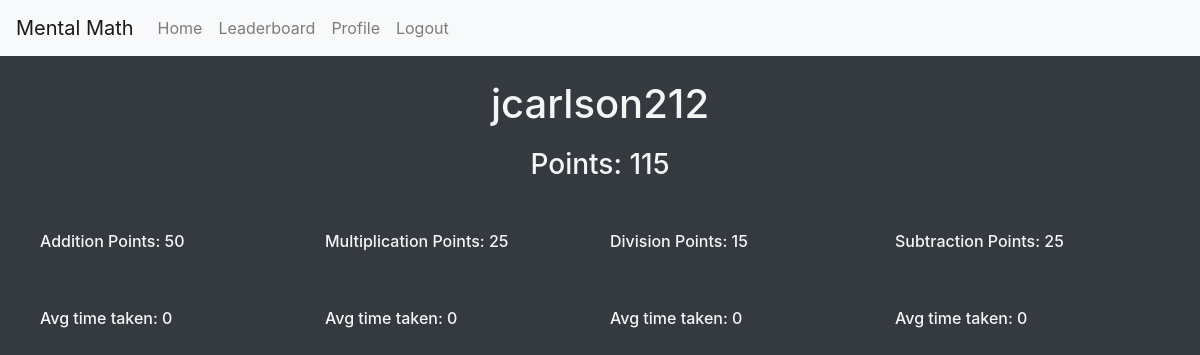
Page /MentalMathWebsite/profile (signed in) on the committed database.
### MentalMathWebsite/models.py (models this page shows)
class User(AbstractUser):
    username = models.CharField(max_length=30, unique=True)
    password = models.CharField(max_length=30)
    email = models.EmailField(max_length=30, unique=True)
    points = models.IntegerField(default=0)
    multiplication = models.IntegerField(default=0)
    addition = models.IntegerField(default=0)
    subtraction = models.IntegerField(default=0)
    division = models.IntegerField(default=0)

### MentalMathWebsite/views.py (the view)
# urls.py: path("profile", views.profile, name="profile"),
def profile(request):
    if request.user.is_authenticated:
        user = User.objects.get(username=request.user.username)
        submissions = Submission.objects.filter(user=user)
        addition_avg_succ_resp_time = 0
        count = 0
        for sub in submissions:
            if sub.typeOfProblem == "+" and sub.isCorrect == True:
                addition_avg_succ_resp_time = (addition_avg_succ_resp_time*count / (count + 1.0)) + (sub.timeToFinish / (count + 1.0))
                count = count + 1
        subtraction_avg_succ_resp_time = 0
        count = 0
        for sub in submissions:
            if sub.typeOfProblem == "-" and sub.isCorrect == True:
                subtraction_avg_succ_resp_time = (subtraction_avg_succ_resp_time*count / (count + 1.0)) + (sub.timeToFinish / (count + 1.0))
                count = count + 1
        multiplication_avg_succ_resp_time = 0
        count = 0
        for sub in submissions:
            if sub.typeOfProblem == "*" and sub.isCorrect == True:
                multiplication_avg_succ_resp_time = (multiplication_avg_succ_resp_time*count / (count + 1.0)) + (sub.timeToFinish / (count + 1.0))
                count = count + 1
        division_avg_succ_resp_time = 0
        count = 0
        for sub in submissions:
            if sub.typeOfProblem == "/" and sub.isCorrect == True:
                division_avg_succ_resp_time = (division_avg_succ_resp_time*count / (count + 1.0)) + (sub.timeToFinish / (count + 1.0))
                count = count + 1
        return render(request, "MentalMathWebsite/profile.html", {
            "addition_avg_succ_resp_time": addition_avg_succ_resp_time,
            "subtraction_avg_succ_resp_time": subtraction_avg_succ_resp_time,
            "multiplication_avg_succ_resp_time": multiplication_avg_succ_resp_time,
            "division_avg_succ_resp_time": division_avg_succ_resp_time
        })
    else:
        return HttpResponse("Please log in")

### MentalMathWebsite/templates/MentalMathWebsite/profile.html (shortened to what this page needs)
{% extends 'MentalMathWebsite/layout.html' %}
{% block content %}
<div class="bg-dark d-flex flex-column flex-grow-1" style="height: 100%; color: whitesmoke;">
    <div class="container text-center my-4 ">
        <h1>{{ user.username }}</h1>
        <h3 style="margin-top: 20px;">Points: {{ user.points }}</h2>
        <div class="row" style="margin-top: 50px;">
            <div class="col" style="margin-left: 10px; margin-right: 10px;">
                <div class="row">
                    <h6>Addition Points: {{ user.addition }}</h5>
                </div>
                <div class="row" style="margin-top: 50px;">
                    <h6>Avg time taken: {{ addition_avg_succ_resp_time }}</h5>
                </div>
            </div>
            <div class="col" style="margin-left: 10px; margin-right: 10px;">
                <div class="row">
                    <h6>Multiplication Points: {{ user.multiplication }}</h5>
                </div>
                <div class="row" style="margin-top: 50px;">
                    <h6>Avg time taken: {{ multiplication_avg_succ_resp_time }}</h5>
                </div>
            </div>
            <div class="col" style="margin-left: 10px; margin-right: 10px;">
                <div class="row">
                    <h6>Division Points: {{ user.division }}</h5>
                </div>
                <div class="row" style="margin-top: 50px;">
                    <h6>Avg time taken: {{ division_avg_succ_resp_time }}</h5>
                </div>
            </div>
            <div class="col" style="margin-left: 10px; margin-right: 10px;">
                <div class="row">
                    <h6>Subtraction Points: {{ user.subtraction }}</h5>
                </div>
                <div class="row" style="margin-top: 50px;">
                    <h6>Avg time taken: {{ subtraction_avg_succ_resp_time }}</h5>
                </div>
            </div>
        </div>
    </div>
</div>
{% endblock %}

### rows in the picture
User: username "jcarlson212", points "115", addition "50", multiplication "25", division "15", subtraction "25"

### other values in the picture
{{ addition_avg_succ_resp_time }} "0"
{{ multiplication_avg_succ_resp_time }} "0"
{{ division_avg_succ_resp_time }} "0"
{{ subtraction_avg_succ_resp_time }} "0"
